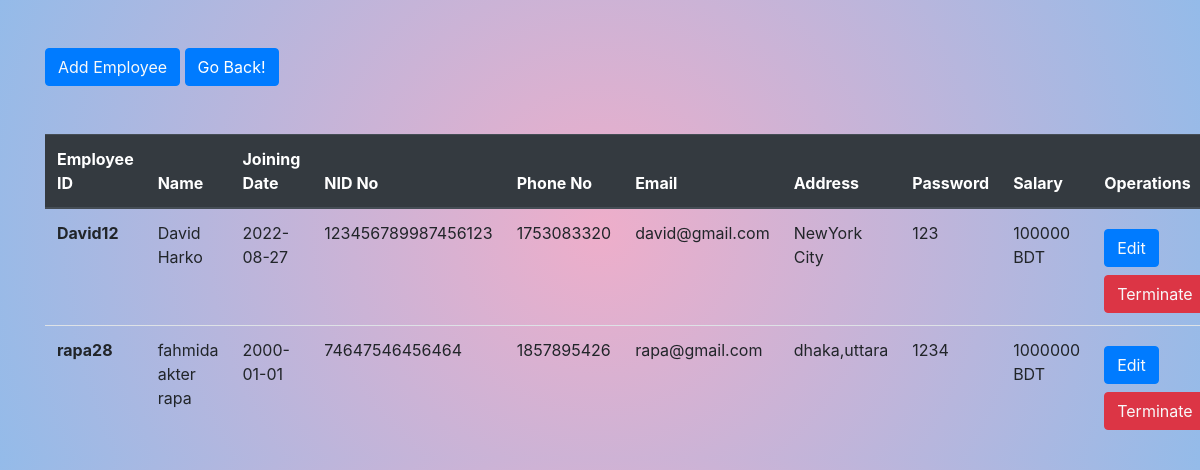
/displayemp.php, run on the app's committed database.
### tables this page shows
CREATE TABLE `employee_info` (
  `Emp_id` varchar(30) NOT NULL,
  `Emp_name` varchar(30) NOT NULL,
  `Join_date` date NOT NULL,
  `NID` varchar(20) NOT NULL,
  `Phone_no` int(11) NOT NULL,
  `Email` varchar(100) NOT NULL,
  `Address` varchar(200) NOT NULL,
  `Password` varchar(30) NOT NULL,
  `Salary` varchar(30) NOT NULL
);

### displayemp.php (the view, shortened to what this page needs)
<?php
include 'connectempcre.php';
?>
<!DOCTYPE html>
<html lang="en">
<head>
    <link rel="stylesheet" href="https://cdn.jsdelivr.net/npm/bootstrap@4.4.1/dist/css/bootstrap.min.css">
</head>
<body style="background: radial-gradient(circle, rgba(238,174,202,1) 0%, rgba(148,187,233,1) 100%);">
<div class="container">
        <button class="btn btn-primary my-5"><a href="emp_cre.php" class="text-light">Add Employee</a></button>
        <button class="btn btn-primary my-5" input type="button"class="text-light" onclick="history.back()">Go Back!</button>
        <table class="table">
            <thead class="thead-dark">
                <tr>
                    <th scope="col">Employee ID</th>
                    <th scope="col">Name</th>
                    <th scope="col">Joining Date</th>
                    <th scope="col">NID No</th>
                    <th scope="col">Phone No</th>
                    <th scope="col">Email</th>
                    <th scope="col">Address</th>
                    <th scope="col">Password</th>
                    <th scope="col">Salary</th>
                    <th scope="col">Operations</th>
                </tr>
            </thead>
            <tbody>
                <?php
                $sql = "SELECT * FROM `employee_info`";
                $result = mysqli_query($con, $sql);
                if ($result) {
                    while ($row = mysqli_fetch_assoc($result)) {
                        $id = $row['Emp_id'];
                        $EName = $row['Emp_name'];
                        $JDate = $row['Join_date'];
                        $nid = $row['NID'];
                        $phone = $row['Phone_no'];
                        $email = $row['Email'];
                        $add = $row['Address'];
                        $pass = $row['Password'];
                        $Sala = $row['Salary'];
                        echo '<tr>
                        <th scope="row">' . $id . '</th>
                        <td>' . $EName . '</td>
                        <td>' . $JDate . '</td>
                        <td>' . $nid . '</td>
                        <td>' . $phone . '</td>
                        <td>' . $email . '</td>
                        <td>' . $add . '</td>
                        <td>' . $pass . '</td>
                        <td>' . $Sala . '</td>
                        <td>
                    <button class= "btn btn-primary my-2"><a href="upemp.php ? upid='.$id.'" class="text-light">Edit</a></button>
                    <button class="btn btn-danger"><a href="delemp.php ? delid='.$id.'" class="text-light">Terminate</a></button>
            </td>
                    </tr>';
                    }
                }
                ?>
            </tbody>
        </table>
    </div>
</body>
</html>

### data on the page
employee_info: Emp_id "David12", Emp_name "David Harko", Join_date "2022-08-27", NID "123456789987456123", Phone_no "1753083320", Email "david@gmail.com", Address "NewYork City", Password "123", Salary "100000 BDT"
employee_info: Emp_id "rapa28", Emp_name "fahmida akter rapa", Join_date "2000-01-01", NID "74647546456464", Phone_no "1857895426", Email "rapa@gmail.com", Address "dhaka,uttara", Password "1234", Salary "1000000 BDT"
